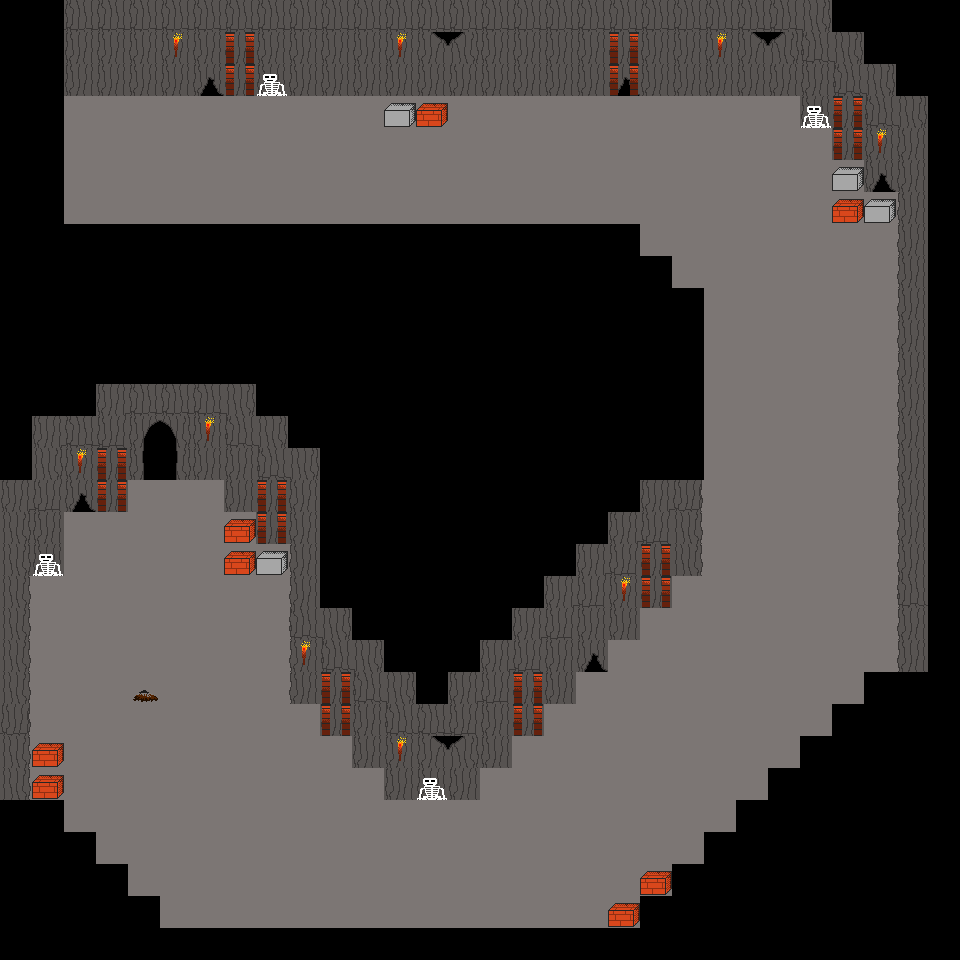

Below is a game level as drawn by its tile map, then a one-line description and the .tmx that defines it (tile-layer data replaced by summaries):
An orthogonal 30x30 tile map with 32x32 px tiles, 4 tile layers (Ground, Objects, Walls, Wall Objects), 6 tilesets and 19 objects.

<map version="1.0" tiledversion="1.1.6" orientation="orthogonal" renderorder="right-down" width="30" height="30" tilewidth="32" tileheight="32" infinite="0" nextobjectid="33">
 <tileset firstgid="1" source="../Tilesets/miscobjects.tsx" />
 <tileset firstgid="41" source="../Tilesets/cavestuff.tsx" />
 <tileset firstgid="65" source="../Tilesets/webs.tsx" />
 <tileset firstgid="69" source="../Tilesets/Campfire.tsx" />
 <tileset firstgid="94" source="../Tilesets/tiles3.tsx" />
 <tileset firstgid="238" source="../Tilesets/furniture.tsx" />
 <layer name="Ground" width="30" height="30">
  <data>[900 cells, 480 non-empty, 2 distinct tile ids]</data>
 </layer>
 <layer name="Objects" width="30" height="30">
  <properties>
   <property name="unity:sortingLayerName" value="WorldObjects" />
   <property name="unity:sortingOrder" type="int" value="0" />
  </properties>
  <data>[900 cells, 16 non-empty, 4 distinct tile ids]</data>
 </layer>
 <layer name="Walls" width="30" height="30">
  <data>[900 cells, 192 non-empty, 15 distinct tile ids]</data>
 </layer>
 <layer name="Wall Objects" width="30" height="30">
  <data>[900 cells, 30 non-empty, 4 distinct tile ids]</data>
 </layer>
 <objectgroup name="Boundaries">
  <object id="1" x="32" y="64" width="32" height="192" />
  <object id="2" x="64" y="224" width="576" height="32" />
  <object id="3" x="672" y="288" width="32" height="192" />
  <object id="6" x="864" y="672" width="64" height="32" />
  <object id="14" x="640" y="896" width="32" height="64" />
  <object id="15" x="128" y="928" width="512" height="32" />
  <object id="19" x="0" y="800" width="64" height="32" />
  <object id="20" x="32" y="832" width="64" height="32" />
  <object id="21" x="64" y="864" width="64" height="32" />
  <object id="22" x="96" y="896" width="64" height="32" />
  <object id="23" x="672" y="864" width="32" height="64" />
  <object id="25" x="704" y="832" width="32" height="64" />
  <object id="26" x="736" y="800" width="32" height="64" />
  <object id="27" x="768" y="768" width="32" height="64" />
  <object id="28" x="800" y="736" width="32" height="64" />
  <object id="29" x="832" y="704" width="32" height="64" />
  <object id="30" x="864" y="704" width="32" height="32" />
  <object id="31" x="608" y="256" width="64" height="32" />
  <object id="32" x="640" y="288" width="32" height="32" />
 </objectgroup>
</map>
